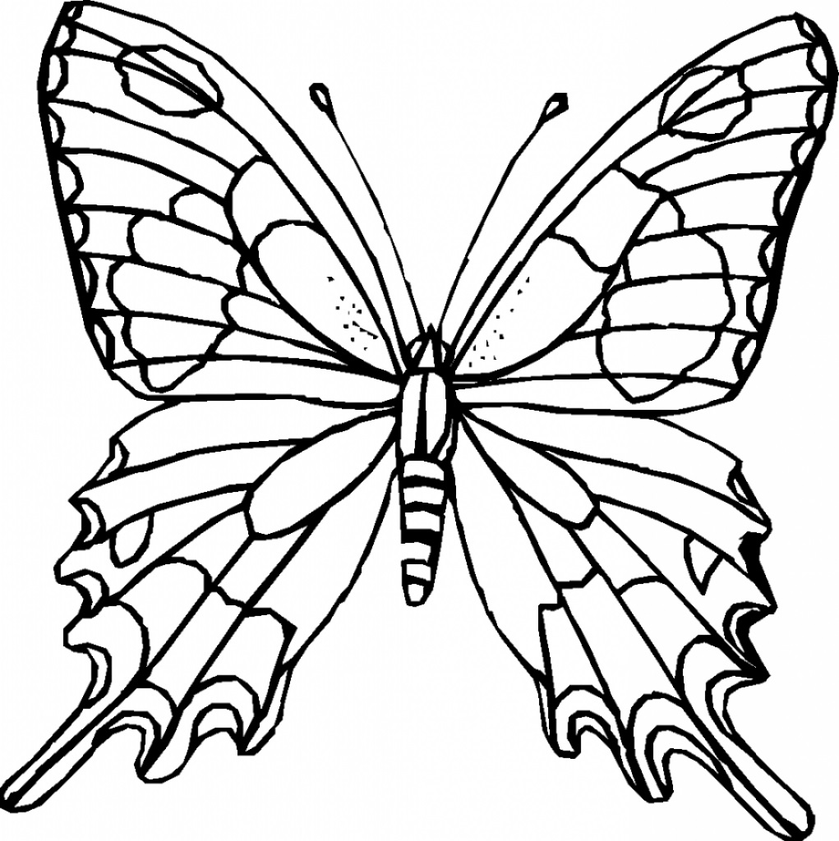
#> input picture Test/crop.tif, 839 x 841 px, shrunk from 1021 x 1024 before the run
$ python active6-good.py
#> lines starting #> are read from the running program, lines starting #| are printed output that depends on the picture; after the words box and inside, x2 and y2 are one past the last pixel; in counts of white or black regions, pixels touching at a corner belong together
import matplotlib.pyplot as plt

from skimage import data
from skimage import color
from skimage import morphology
from skimage import segmentation

# Input data
img = plt.imread('crop.tif')
#> img is the input picture: shape (841, 839, 3); min 0, max 255, mean 210.3

# Compute a mask for the bone
lum = color.rgb2gray(img) # Convert the image to graycicle
mask = morphology.remove_small_holes(
    morphology.remove_small_objects(
        lum < 0.6, 500),
    1000) # Compute the mask by deletion of small holes
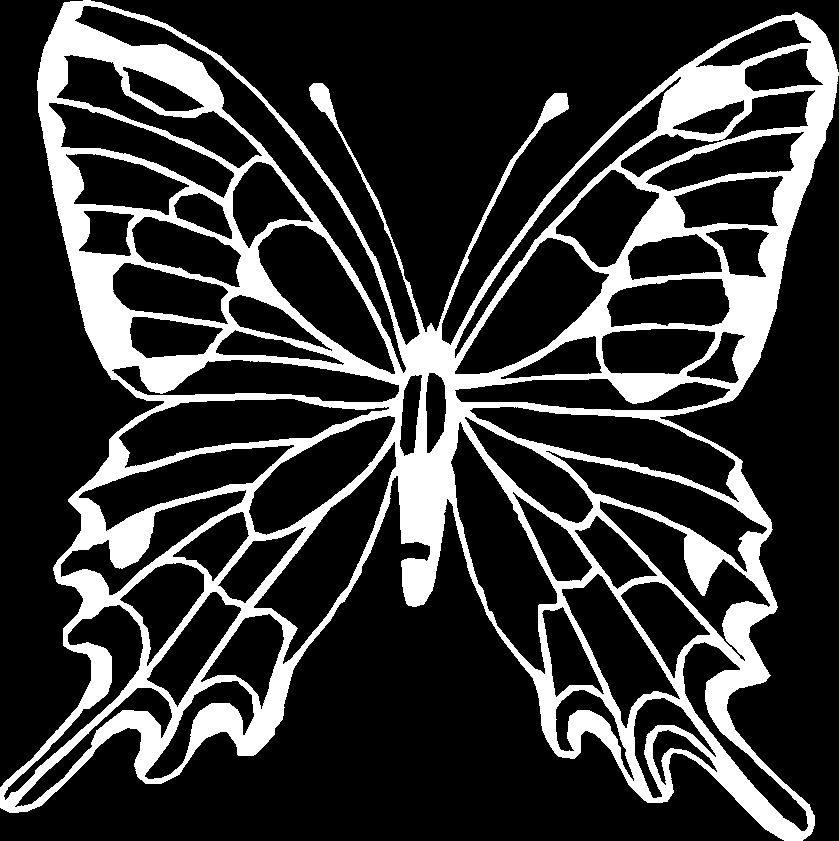
#> mask: shape (841, 839) bool; 21.1% white; 1 white region, box (x1, y1, x2, y2) and area: (0, 0, 839, 841) 149106

# Different version
"""
mask = morphology.remove_small_holes(
    morphology.remove_small_objects(
        lum < 0.7, 500),
    500)
"""


mask = morphology.opening(mask, morphology.disk(1)) # Remove some of foreground - Erosion
#> mask: shape (841, 839) bool; 21.1% white; 2 white regions, box (x1, y1, x2, y2) and area: (0, 0, 839, 841) 147911, (309, 83, 404, 274) 1132
mask = morphology.closing(mask, morphology.disk(3)) # Remove some holes in the object - Dilation
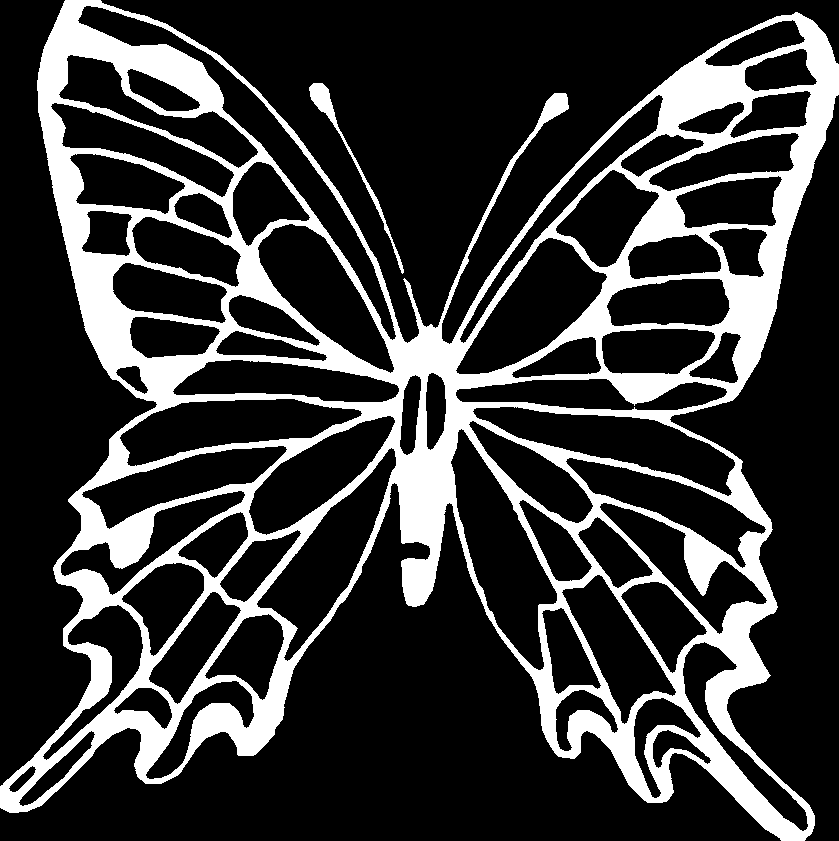
#> mask: shape (841, 839) bool; 21.6% white; 2 white regions, box (x1, y1, x2, y2) and area: (0, 0, 839, 841) 151479, (309, 83, 404, 274) 1137

# SLIC result
slic = segmentation.slic(img, n_segments=1, start_label=1)
#> slic: shape (841, 839) int64; every value is 1

# maskSLIC result
m_slic = segmentation.slic(img, n_segments=1, mask=mask, start_label=1)
#> m_slic: shape (841, 839) int64; every value is 0

# Display result
fig, ax_arr = plt.subplots(2, 2, sharex=True, sharey=True, figsize=(10, 10))
ax1, ax2, ax3, ax4 = ax_arr.ravel()

ax1.imshow(img)
ax1.set_title("Original image")

ax2.imshow(mask, cmap="gray")
ax2.set_title("Mask of the image")

ax3.imshow(segmentation.mark_boundaries(img, slic))
ax3.contour(mask, colors='red', linewidths=0.5)
ax3.set_title("SLIC Algorithm")

ax4.imshow(segmentation.mark_boundaries(img, m_slic))
ax4.contour(mask, colors='red', linewidths=0.5)
ax4.set_title("maskSLIC Algorithm")

# Don't show the axis for images - turn them off
for ax in ax_arr.ravel():
    ax.set_axis_off()

# Set output to be tight in order to show larger images
plt.tight_layout()
plt.show()
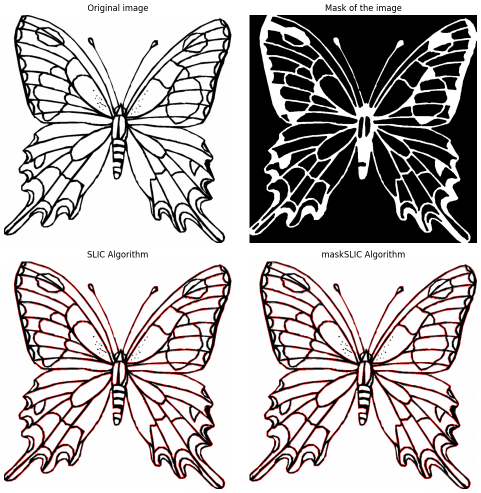
#> figure drawn by matplotlib, 4 panels
